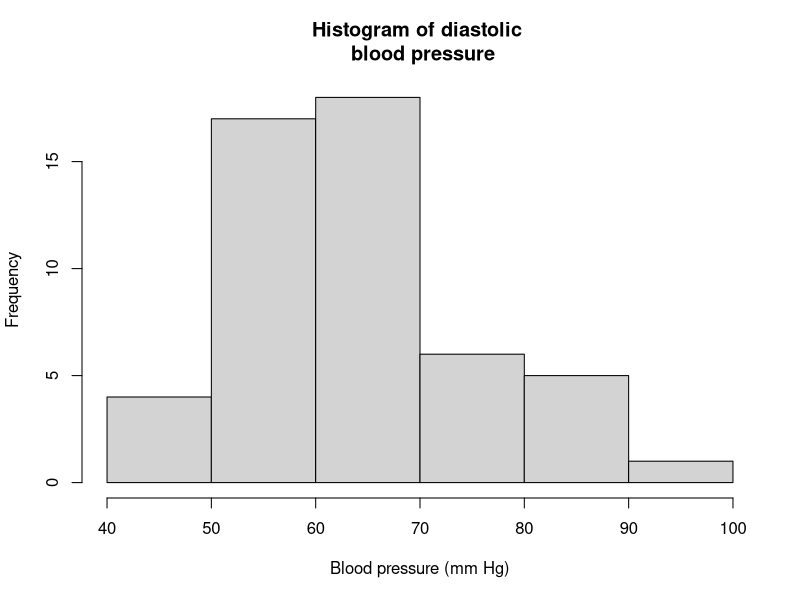
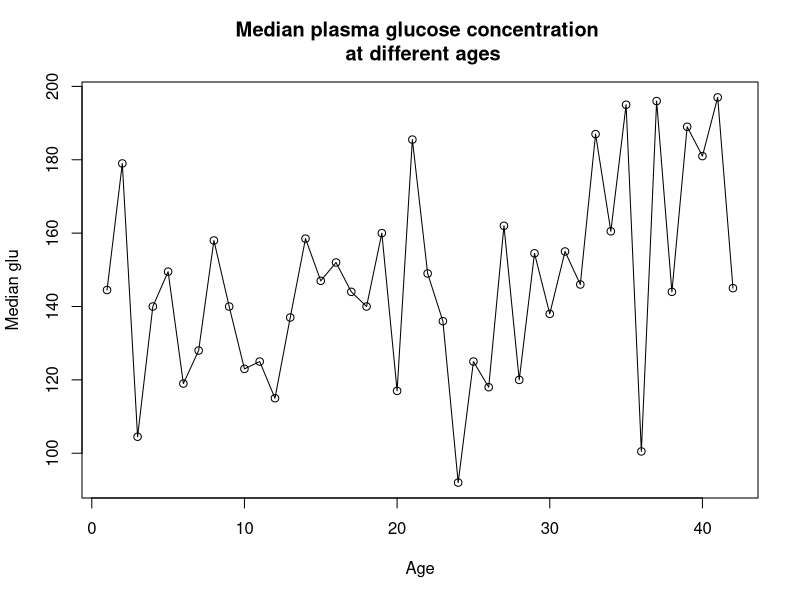
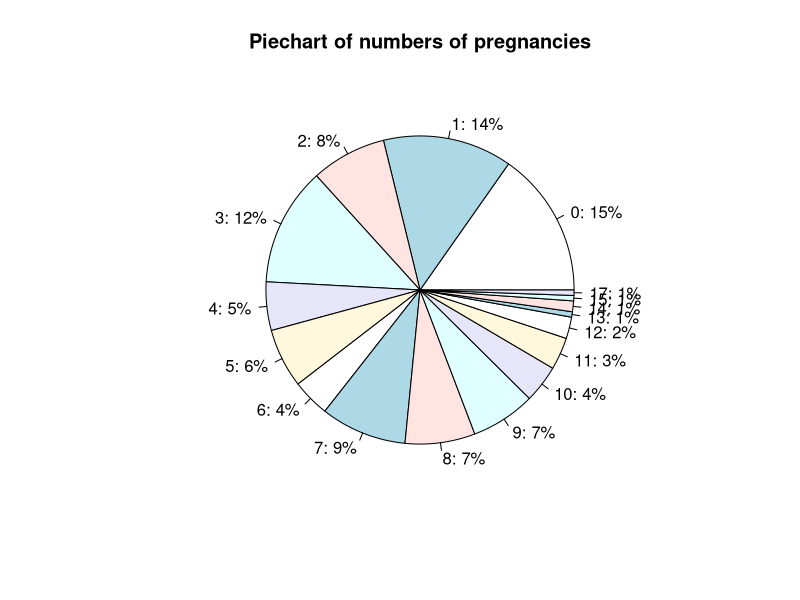
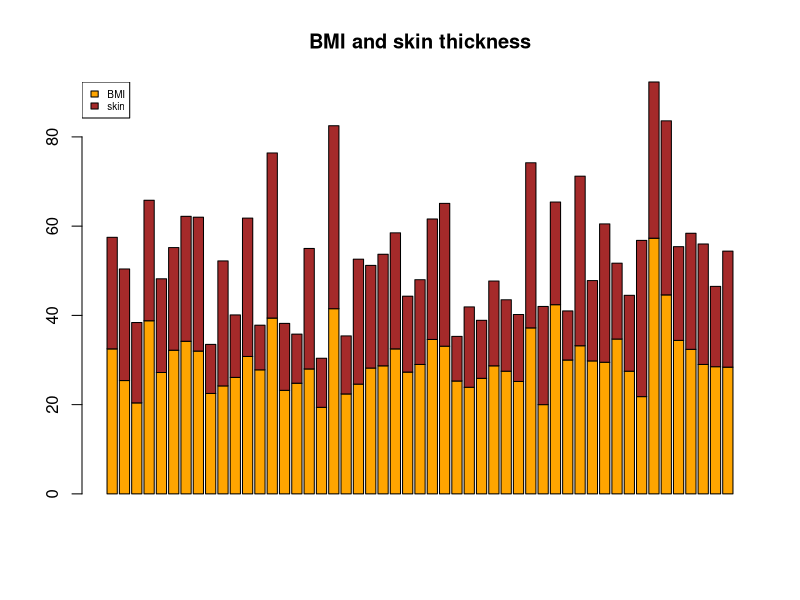
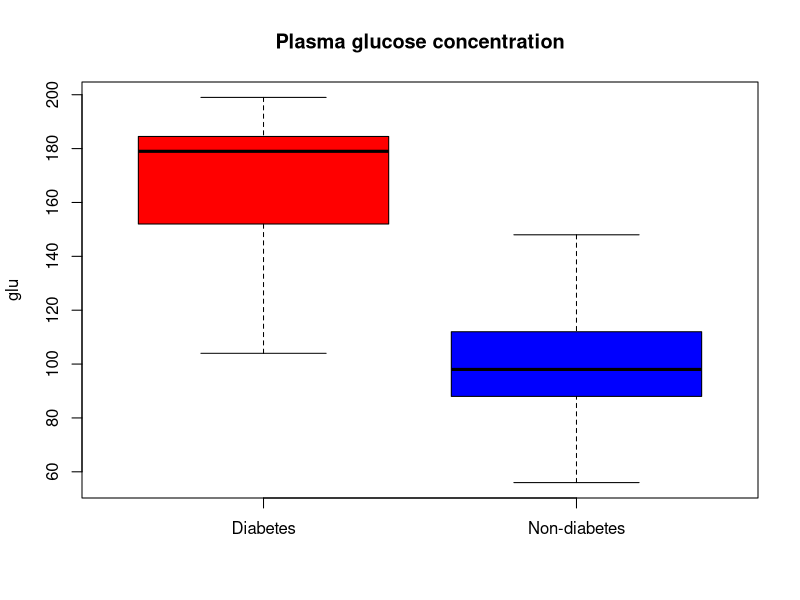

Write R code to recreate these figures, in order.
# ggsave("high_dpi_image.png", plot = g4, dpi = 500)
## 上机实践代码
library(MASS) # 加载MASS软件包
data(Pima.tr) # 加载Pima.tr数据集
Pima <- rbind(Pima.tr, Pima.te) # 合并数据集
# 抽取数据举例
Pima_n <- Pima[Pima$type == "No" & Pima$age == 22, ] # 抽取Pima数据集中年龄=22岁,非糖尿病患者的数据
# 直方图举例
hist(Pima_n$bp, main = "Histogram of diastolic \n blood pressure", xlab = "Blood pressure (mm Hg)") # 画出Pima_n中血压的直方图
# 折线图举例
Pima_y <- Pima[Pima$type == "Yes", ] # 抽取糖尿病患者的数据
medglu <- tapply(Pima_y$glu, Pima_y$age, median) # 计算每个年龄血糖的中位数
plot(medglu, xlab = "Age", ylab = "Median glu", type = "o") # 画出年龄与血糖的折线图
title("Median plasma glucose concentration \n at different ages")
# 饼图举例
xx <- Pima_y$npreg # 抽取怀孕次数的数据
t <- table(xx) # 计算频数
data <- as.data.frame(t) # 将频数表转换成数据框
colnames(data) <- c("npreg", "Freq") # 修改数据框的列名
percentage <- round(data$Freq / sum(data$Freq), 2) * 100 # 计算百分比
percentage <- paste0(percentage, "%") # 添加百分号
lb <- paste0(names(t), ": ", percentage) # 添加标签
pie(data$Freq, labels = lb) # 画出饼图
title("Piechart of numbers of pregnancies") # 添加标题
# 柱形图举例
barplot(rbind(Pima_n$bmi, Pima_n$skin), col = c("orange", "brown"))
legend("topleft", c("BMI", "skin"), cex = 0.6, fill = c("orange", "brown"))
title("BMI and skin thickness")
# 箱式图举例
Pima_y <- Pima[Pima$type == "Yes" & Pima$age == 22, ] # 抽取Pima数据集中年龄=22岁,糖尿病患者的数据
boxplot(Pima_y$glu, Pima_n$glu, names = c("Diabetes", "Non-diabetes"), ylab = "glu", col = c("red", "blue")) # 画出箱式图，比较糖尿病患者和非糖尿病患者的血糖浓度
title("Plasma glucose concentration")
